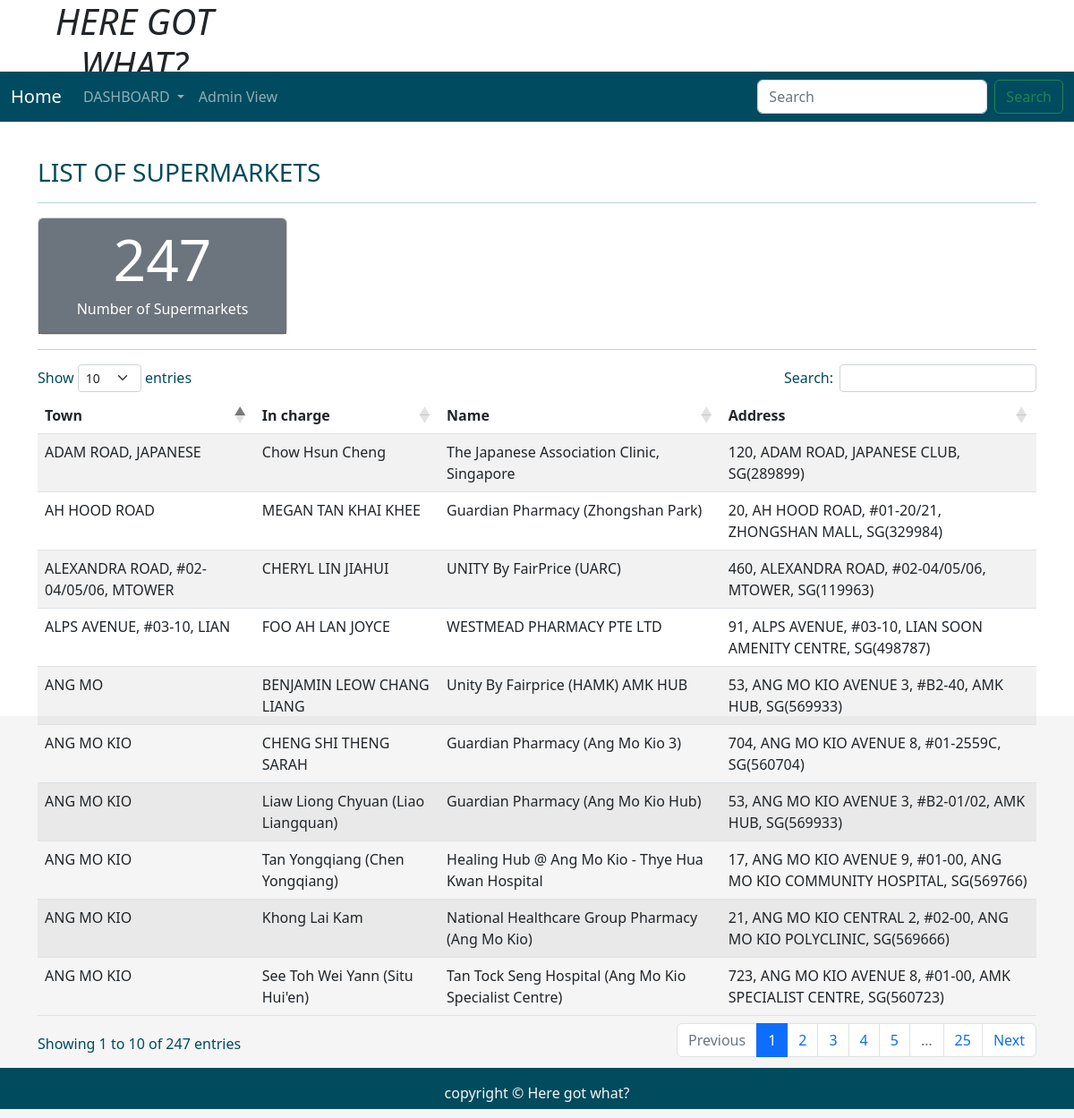
The page /singlealluserpharmsupermarket on the database its author committed.
### tables this page shows
CREATE TABLE "pharmacy" (
	"id"	INTEGER,
	"town"	TEXT,
	"pharmacy_name"	TEXT,
	"incharge"	TEXT,
	"address"	TEXT,
	PRIMARY KEY("id" AUTOINCREMENT)
);

### application.py (the view)
@application.route('/singlealluserpharmsupermarket')
def singlealluserpharmsupermarket():
    user = get_active_user()
    db = get_database()
    userpharmsuper_cur = db.execute('select * from pharmacy')
    all_userpharmsuper_info = userpharmsuper_cur.fetchall()
    countsuper_cur = db.execute('select count(id) from pharmacy')
    count_super_info = countsuper_cur.fetchall()
    countSuper = count_super_info[0]
    print(all_userpharmsuper_info)
    return render_template('userallpharmacy.html', user = user, all_userpharmsuper_info = all_userpharmsuper_info, countSuper = countSuper)

### application.py (called while the page is built)
@application.teardown_appcontext
def close_database(error):
    if hasattr(g, 'ICT2103Web_db'):
        g.ICT2103Web_db.close()

def get_active_user():
    user = None
    if 'user' in session:
        user = session['user']
        db = get_database()
        user_cur = db.execute('select * from users where name =?', [user])
        user = user_cur.fetchone()
    return user

### database.py (called while the page is built)
def connect_to_database():
    sql = sqlite3.connect('C:/ICT2103Web/ICT2103Web.db')
    sql.row_factory = sqlite3.Row
    return sql

def get_database():
    if not hasattr(g, 'ICT2103Web_db'):
        g.ICT2103Web_db = connect_to_database()
    return  g.ICT2103Web_db

### templates/userallpharmacy.html (shortened to what this page needs)
<!DOCTYPE html>
<html lang="en">
<head>
    <link rel="stylesheet" href="https://cdnjs.cloudflare.com/ajax/libs/font-awesome/4.7.0/css/font-awesome.min.css">
    <link href="https://cdn.jsdelivr.net/npm/bootstrap@5.1.3/dist/css/bootstrap.min.css" rel="stylesheet"
>
    <link rel="stylesheet" href="{{ url_for('static', filename='home.css')}}" type="text/css">
    <link rel="stylesheet" href="https://cdnjs.cloudflare.com/ajax/libs/twitter-bootstrap/5.2.0/css/bootstrap.min.css">
    <link rel="stylesheet" href="https://cdn.datatables.net/1.12.1/css/dataTables.bootstrap5.min.css">
</head>
<body>
    <div class="parent">
        <div class="child child1">
            <h1 class="text-center"><i>HERE GOT WHAT?</i></h1>
        </div>
        <div class="child child3 dropdown">
            <nav class="navbar navbar-expand-lg navbar-dark" style="background-color: #004b5f;">
                <div class="container-fluid">
                    <a class="navbar-brand" href="{{url_for('normaluserDashboard')}}">Home</a>
                    <div class="collapse navbar-collapse" id="navbarSupportedContent">
                        <ul class="navbar-nav me-auto mb-2 mb-lg-0">
                            <li class="nav-item dropdown">
                                <a class="nav-link dropdown-toggle" href="#" id="navbarDropdown" role="button"
                                    data-bs-toggle="dropdown" aria-expanded="false">
                                    DASHBOARD
                                </a>
                            </li>
                            <li class="nav-item">
                                <a class="nav-link" href="{{url_for('index')}}">Admin View</a>
                            </li>
                        </ul>
                        <form class="d-flex">
                            <input class="form-control me-2" type="search" placeholder="Search" aria-label="Search">
                            <button class="btn btn-outline-success" type="submit">Search</button>
                        </form>
                    </div>
                </div>
            </nav>
        </div>
        <div class="child child6  container" style="color:rgb(0, 75, 93);">
            <div class="table-responsive-lg caption-top">
                <caption>
                    <h3>LIST OF SUPERMARKETS</h3>
                </caption>
                <hr>
                <div class="col-md-3">
                    <div class="card">
                        <div class="card-header bg-secondary text-white">
                            <div class="row align-items-center">
                                <div class="col" style="text-align: center;">
                                    {% for countSuper in countSuper %}
                                    <h3 class="display-3 counter">{{ countSuper }}</h3>
                                    {% endfor %}
                                    <h6>Number of Supermarkets</h6>
                                </div>
                                <br>
                            </div>
                        </div>
                    </div>
                </div>
                <hr>
                <table class="table table-striped " id="example">
                    <thead>
                        <tr>
                            <th scope="col">Town</th>
                            <th scope="col">In charge</th>
                            <th scope="col">Name</th>
                            <th scope="col">Address</th>
                        </tr>
                    </thead>
                    <tbody>
                        {% for pharmSuper in all_userpharmsuper_info %}
                        <tr>
                            <td scope="row">{{ pharmSuper['town'] }}</td>
                            <td scope="row">{{ pharmSuper['incharge'] }}</td>
                            <td scope="row">{{ pharmSuper['pharmacy_name'] }}</td>
                            <td scope="row">{{ pharmSuper['address'] }}</td>
                        </tr>
                        {% endfor %}
                    </tbody>
                </table>
            </div>
        </div>
        <div class="child child7" style="background-color:rgb(0, 75, 93); color:whitesmoke;">
            <p class="p-3 text-center">copyright &copy Here got what?</p>
        </div>
    </div>
</body>
</html>

### static/home.css (style rules this page uses)
html, body { height: 100%; background-color:whitesmoke; color:rgb(0, 75, 93); }
.parent { height: 100%; display: grid; grid-template-columns: repeat(4, 1fr); grid-template-rows: 10% 5% 7% auto 7%; }
.child { margin-bottom: 10px; }
.child1 { grid-column: 1/2; grid-row: 1/2; }
.child3 { grid-column: 1/-1; grid-row: 2/3; }
.child6 { grid-column: 1/-1; grid-row: 4/5; }
.child7 { grid-column: 1/-1; grid-row: 5/6; }

### rows shown on the page
pharmacy: town "ANG MO KIO", incharge "CHENG SHI THENG SARAH", pharmacy_name "Guardian Pharmacy (Ang Mo Kio 3)", address "704, ANG MO KIO AVENUE 8, #01-2559C, SG(560704)"
pharmacy: town "ANG MO KIO", incharge "Liaw Liong Chyuan (Liao Liangquan)", pharmacy_name "Guardian Pharmacy (Ang Mo Kio Hub)", address "53, ANG MO KIO AVENUE 3, #B2-01/02, AMK HUB, SG(569933)"
pharmacy: town "AH HOOD ROAD", incharge "MEGAN TAN KHAI KHEE", pharmacy_name "Guardian Pharmacy (Zhongshan Park)", address "20, AH HOOD ROAD, #01-20/21, ZHONGSHAN MALL, SG(329984)"
pharmacy: town "ANG MO KIO", incharge "Tan Yongqiang (Chen Yongqiang)", pharmacy_name "Healing Hub @ Ang Mo Kio - Thye Hua Kwan Hospital", address "17, ANG MO KIO AVENUE 9, #01-00, ANG MO KIO COMMUNITY HOSPITAL, SG(569766)"
pharmacy: town "ANG MO KIO", incharge "Khong Lai Kam", pharmacy_name "National Healthcare Group Pharmacy (Ang Mo Kio)", address "21, ANG MO KIO CENTRAL 2, #02-00, ANG MO KIO POLYCLINIC, SG(569666)"
pharmacy: town "ANG MO KIO", incharge "See Toh Wei Yann (Situ Hui'en)", pharmacy_name "Tan Tock Seng Hospital (Ang Mo Kio Specialist Centre)", address "723, ANG MO KIO AVENUE 8, #01-00, AMK SPECIALIST CENTRE, SG(560723)"
pharmacy: town "ADAM ROAD, JAPANESE", incharge "Chow Hsun Cheng", pharmacy_name "The Japanese Association Clinic, Singapore", address "120, ADAM ROAD, JAPANESE CLUB, SG(289899)"
pharmacy: town "ALEXANDRA ROAD, #02-04/05/06, MTOWER", incharge "CHERYL LIN JIAHUI", pharmacy_name "UNITY By FairPrice (UARC)", address "460, ALEXANDRA ROAD, #02-04/05/06, MTOWER, SG(119963)"
pharmacy: town "ANG MO", incharge "BENJAMIN LEOW CHANG LIANG", pharmacy_name "Unity By Fairprice (HAMK) AMK HUB", address "53, ANG MO KIO AVENUE 3, #B2-40, AMK HUB, SG(569933)"
pharmacy: town "ALPS AVENUE, #03-10, LIAN", incharge "FOO AH LAN JOYCE", pharmacy_name "WESTMEAD PHARMACY PTE LTD", address "91, ALPS AVENUE, #03-10, LIAN SOON AMENITY CENTRE, SG(498787)"

### other values the page prints
{{ countSuper }} "247"
